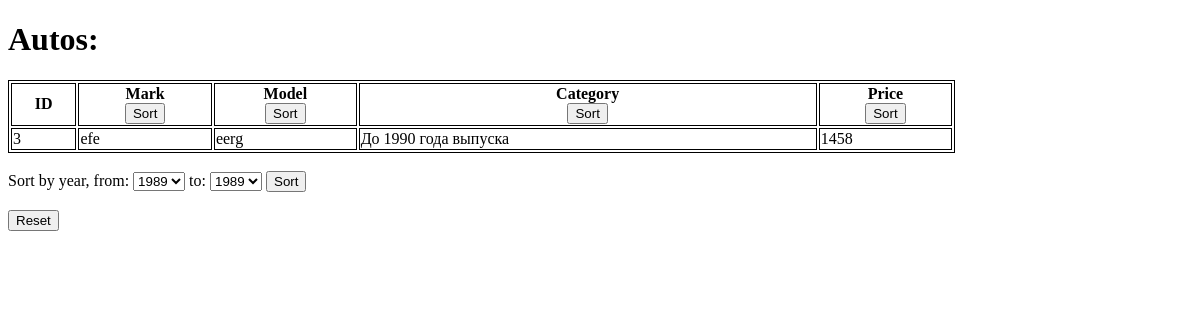
Before: / with the older database file.
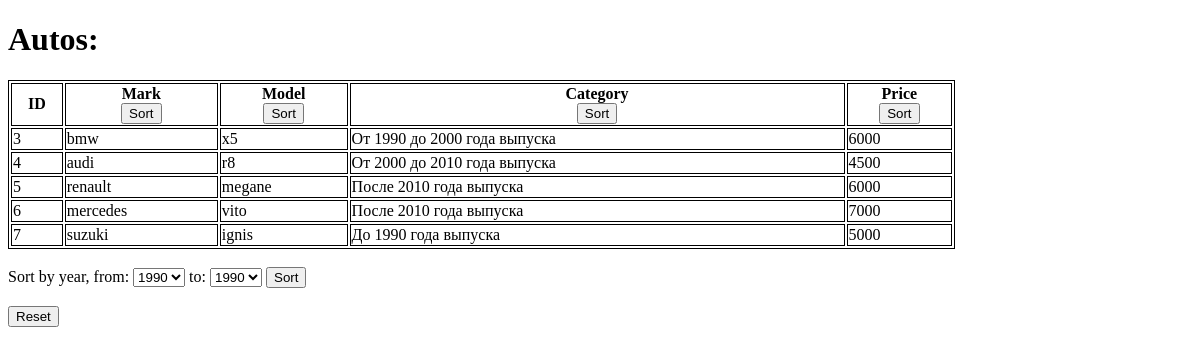
After: the same page with the newer database file.
### autos/models.py (models this page shows, shortened)
class Autos(models.Model):
    mark = models.CharField(max_length=128)
    model = models.CharField(max_length=128)
    year = models.IntegerField()
    price = models.IntegerField()
    owner = models.CharField(max_length=128)
    category = models.CharField(max_length=128, editable=False)

### autos/views.py (the view)
# urls.py: path("", views.index, name="index"),
def index(request):
    context = {
        "autos": Autos.objects.all(),
    }
    return render(request, "autos/index.html", context)

### autos/templates/autos/index.html (shortened to what this page needs)
<!DOCTYPE html>
<html>
    <head>
    </head>
    <body>
        <h1>Autos:</h1>
        <table style="width:80%">
          <tr>
            <th>ID</th>
            <th>Mark
                <form action="{% url 'mark' %}" method="get">
                    <input type="submit" value="Sort" />
                </form>
            </th>
            <th>Model
                <form action="{% url 'model' %}" method="get">
                    <input type="submit" value="Sort" />
                </form>
            </th>
            <th>Category
                <form action="{% url 'category' %}" method="get">
                    <input type="submit" value="Sort" />
                </form>
            </th>
            <th>Price
                <form action="{% url 'price' %}" method="get">
                    <input type="submit" value="Sort" />
                </form>
            </th>
          </tr>
              {% for auto in autos %}
              <tr>
                <td>{{ auto.id }}</td>
                <td>{{ auto.mark }}</td>
                <td>{{ auto.model }}</td>
                <td>{{ auto.category }}</td>
                <td>{{ auto.price }}</td>
              </tr>
              {% endfor %}
        </table>
        <form action="{% url 'sort_by_year' %}" method="post">
            Sort by year, from:
            <select name="from">
                {% for auto in autos %}
                    <option value="{{ auto.year }}">{{ auto.year }}</option>
                {% endfor %}
            </select>
            to:
            <select name="to">
                {% for auto in autos %}
                    <option value="{{ auto.year }}">{{ auto.year }}</option>
                {% endfor %}
            </select>
            <input type="submit" value="Sort" />
        </form></br>
        <form action="{% url 'reset' %}" method="get">
            <input type="submit" value="Reset" />
        </form>
    </body>
</html>

### autos/templates/autos/index.html (style rules this page uses)
table, th, td { border: 1px solid black; }

Changed rows visible on the page:
changed Autos id 3: mark "efe" → "bmw"; model "eerg" → "x5"; category "До 1990 года выпуска" → "От 1990 до 2000 года выпуска"; price "1458" → "6000"
added Autos: id "4", mark "audi", model "r8", category "От 2000 до 2010 года выпуска", price "4500"
added Autos: id "5", mark "renault", model "megane", category "После 2010 года выпуска", price "6000"
added Autos: id "6", mark "mercedes", model "vito", category "После 2010 года выпуска", price "7000"
added Autos: id "7", mark "suzuki", model "ignis", category "До 1990 года выпуска", price "5000"
Other visible differences:
form field from: "1989" → "1990"
form field to: "1989" → "1990"
